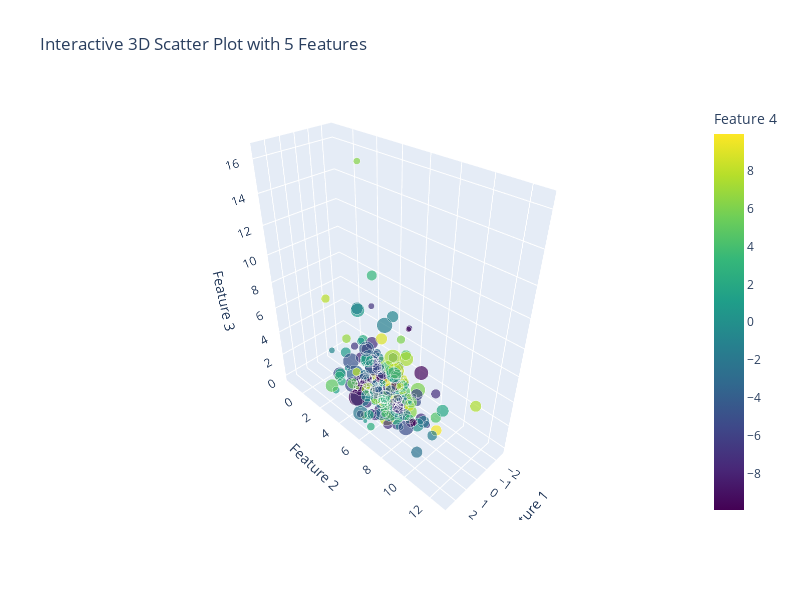

Write notebook code for a chart like this one.
### Code cell
import plotly.express as px
import pandas as pd
import numpy as np

# Generate sample data with 5 features
np.random.seed(42)
n_samples = 200

data = pd.DataFrame({
    'Feature1': np.random.normal(0, 1, n_samples),
    'Feature2': np.random.normal(5, 2, n_samples),
    'Feature3': np.random.exponential(2, n_samples),
    'Feature4': np.random.uniform(-10, 10, n_samples),
    'Feature5': np.random.gamma(2, 2, n_samples),
    'Category': np.random.choice(['A', 'B', 'C'], n_samples)
})

# Create interactive 3D scatter plot
fig = px.scatter_3d(data,
                   x='Feature1',
                   y='Feature2',
                   z='Feature3',
                   color='Feature4',  # 4th feature as color
                   size='Feature5',   # 5th feature as size
                   hover_data=['Feature4', 'Feature5', 'Category'],
                   color_continuous_scale='viridis',
                   title="Interactive 3D Scatter Plot with 5 Features",
                   width=800,
                   height=600)

# Customize the layout
fig.update_layout(
    scene=dict(
        xaxis_title='Feature 1',
        yaxis_title='Feature 2',
        zaxis_title='Feature 3',
        camera=dict(
            eye=dict(x=1.5, y=1.5, z=1.5)
        )
    ),
    coloraxis_colorbar=dict(title="Feature 4"),
    legend=dict(title="Features")
)

# Show the plot
fig.show()

### Figure 1 — Plotly figure (JSON) as saved in the notebook; plotly's stock layout.template omitted (floating-point values rounded to 4 significant figures; data arrays with more than 128 entries replaced by an {"elided": "..."} marker saying what was removed)
{"data": [{"customdata": {"elided": "200x3 mixed values"}, "hovertemplate": "Feature1=%{x}<br>Feature2=%{y}<br>Feature3=%{z}<br>Feature5=%{customdata[1]}<br>Feature4=%{marker.color}<br>Category=%{customdata[2]}<extra></extra>", "legendgroup": "", "marker": {"color": {"elided": "200 float values"}, "coloraxis": "coloraxis", "size": {"elided": "200 float values"}, "sizemode": "area", "sizeref": 0.0376, "symbol": "circle"}, "mode": "markers", "name": "", "scene": "scene", "showlegend": false, "x": {"elided": "200 float values"}, "y": {"elided": "200 float values"}, "z": {"elided": "200 float values"}, "type": "scatter3d"}], "layout": {"scene": {"domain": {"x": [0.0, 1.0], "y": [0.0, 1.0]}, "xaxis": {"title": {"text": "Feature 1"}}, "yaxis": {"title": {"text": "Feature 2"}}, "zaxis": {"title": {"text": "Feature 3"}}, "camera": {"eye": {"x": 1.5, "y": 1.5, "z": 1.5}}}, "coloraxis": {"colorbar": {"title": {"text": "Feature 4"}}, "colorscale": [[0.0, "#440154"], [0.1111, "#482878"], [0.2222, "#3e4989"], [0.3333, "#31688e"], [0.4444, "#26828e"], [0.5556, "#1f9e89"], [0.6667, "#35b779"], [0.7778, "#6ece58"], [0.8889, "#b5de2b"], [1.0, "#fde725"]]}, "legend": {"tracegroupgap": 0, "itemsizing": "constant", "title": {"text": "Features"}}, "title": {"text": "Interactive 3D Scatter Plot with 5 Features"}, "height": 600, "width": 800}}
